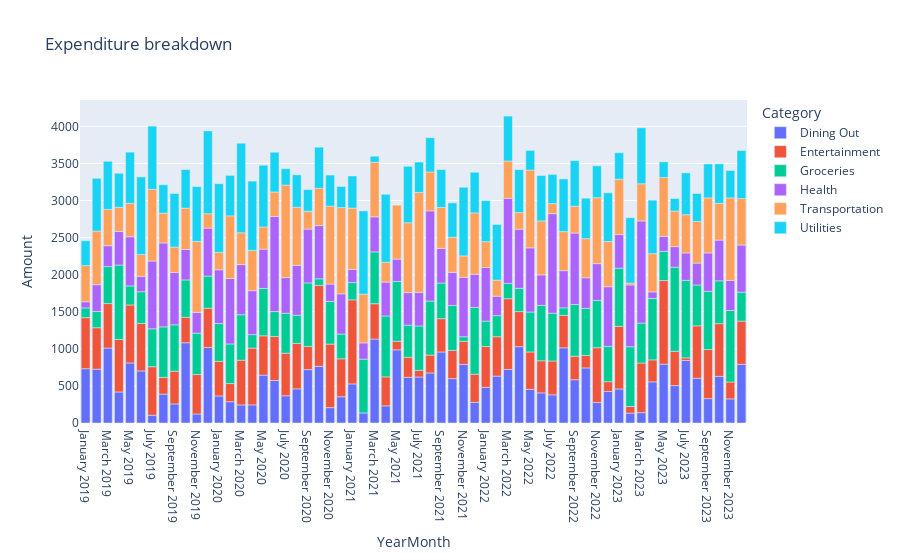

Source (notebook cell):
### Code cell
#### stacked bar charts

fig = px.bar(bar_df, x="YearMonth", y="Amount", color="Category", title="Expenditure breakdown")
fig.show()

### Figure 1 — Plotly figure (JSON) as saved in the notebook; plotly's stock layout.template omitted (floating-point values rounded to 4 significant figures)
{"data": [{"alignmentgroup": "True", "hovertemplate": "Category=Dining Out<br>YearMonth=%{x}<br>Amount=%{y}<extra></extra>", "legendgroup": "Dining Out", "marker": {"color": "#636efa", "pattern": {"shape": ""}}, "name": "Dining Out", "offsetgroup": "Dining Out", "orientation": "v", "showlegend": true, "textposition": "auto", "type": "bar", "x": ["January 2019", "February 2019", "March 2019", "April 2019", "May 2019", "June 2019", "July 2019", "August 2019", "September 2019", "October 2019", "November 2019", "December 2019", "January 2020", "February 2020", "March 2020", "April 2020", "May 2020", "June 2020", "July 2020", "August 2020", "September 2020", "October 2020", "November 2020", "December 2020", "January 2021", "February 2021", "March 2021", "April 2021", "May 2021", "June 2021", "July 2021", "August 2021", "September 2021", "October 2021", "November 2021", "December 2021", "January 2022", "February 2022", "March 2022", "April 2022", "May 2022", "June 2022", "July 2022", "August 2022", "September 2022", "October 2022", "November 2022", "December 2022", "January 2023", "February 2023", "March 2023", "April 2023", "May 2023", "June 2023", "July 2023", "August 2023", "September 2023", "October 2023", "November 2023", "December 2023"], "xaxis": "x", "y": [732.2, 725.7, 1011.0, 418.4, 809.6, 702.2, 105.3, 389.6, 257.1, 1082.0, 121.7, 1019.0, 364.9, 287.4, 243.9, 244.4, 645.8, 573.7, 366.9, 460.7, 720.3, 763.9, 207.6, 354.1, 527.1, 135.5, 1132.0, 231.4, 986.9, 616.0, 620.1, 675.2, 958.0, 598.6, 789.5, 279.3, 480.7, 632.5, 722.2, 1029.0, 454.0, 406.1, 380.3, 1014.0, 583.5, 742.5, 276.1, 425.2, 458.9, 133.5, 139.8, 554.5, 793.1, 504.0, 842.8, 603.4, 329.1, 628.9, 325.1, 791.2], "yaxis": "y"}, {"alignmentgroup": "True", "hovertemplate": "Category=Entertainment<br>YearMonth=%{x}<br>Amount=%{y}<extra></extra>", "legendgroup": "Entertainment", "marker": {"color": "#EF553B", "pattern": {"shape": ""}}, "name": "Entertainment", "offsetgroup": "Entertainment", "orientation": "v", "showlegend": true, "textposition": "auto", "type": "bar", "x": ["January 2019", "February 2019", "March 2019", "April 2019", "May 2019", "June 2019", "July 2019", "August 2019", "September 2019", "October 2019", "November 2019", "December 2019", "January 2020", "February 2020", "March 2020", "April 2020", "May 2020", "June 2020", "July 2020", "August 2020", "September 2020", "October 2020", "November 2020", "December 2020", "January 2021", "March 2021", "April 2021", "May 2021", "June 2021", "July 2021", "August 2021", "September 2021", "October 2021", "November 2021", "December 2021", "January 2022", "February 2022", "March 2022", "April 2022", "May 2022", "June 2022", "July 2022", "August 2022", "September 2022", "October 2022", "November 2022", "December 2022", "January 2023", "February 2023", "March 2023", "April 2023", "May 2023", "June 2023", "July 2023", "August 2023", "September 2023", "October 2023", "November 2023", "December 2023"], "xaxis": "x", "y": [688.5, 559.1, 600.2, 708.1, 782.0, 640.7, 654.0, 225.1, 440.9, 343.7, 531.9, 528.5, 466.8, 244.3, 602.6, 765.5, 529.8, 591.9, 574.6, 612.8, 312.4, 1092.0, 856.6, 511.7, 1133.0, 476.3, 390.5, 114.8, 270.5, 91.17, 240.7, 448.7, 379.6, 311.5, 379.4, 550.3, 530.8, 954.5, 473.4, 503.9, 433.0, 456, 437.4, 317.2, 167.5, 739.2, 132.1, 843.8, 89.01, 669.1, 296.9, 1128.0, 462.4, 35.8, 706.8, 661.7, 710.6, 227.6, 582.8], "yaxis": "y"}, {"alignmentgroup": "True", "hovertemplate": "Category=Groceries<br>YearMonth=%{x}<br>Amount=%{y}<extra></extra>", "legendgroup": "Groceries", "marker": {"color": "#00cc96", "pattern": {"shape": ""}}, "name": "Groceries", "offsetgroup": "Groceries", "orientation": "v", "showlegend": true, "textposition": "auto", "type": "bar", "x": ["January 2019", "February 2019", "March 2019", "April 2019", "May 2019", "June 2019", "July 2019", "August 2019", "September 2019", "October 2019", "November 2019", "December 2019", "January 2020", "February 2020", "March 2020", "April 2020", "May 2020", "June 2020", "July 2020", "August 2020", "September 2020", "October 2020", "November 2020", "December 2020", "January 2021", "February 2021", "March 2021", "April 2021", "May 2021", "June 2021", "July 2021", "August 2021", "September 2021", "October 2021", "November 2021", "December 2021", "January 2022", "February 2022", "March 2022", "April 2022", "May 2022", "June 2022", "July 2022", "August 2022", "September 2022", "October 2022", "November 2022", "December 2022", "January 2023", "February 2023", "March 2023", "April 2023", "May 2023", "June 2023", "July 2023", "August 2023", "September 2023", "October 2023", "November 2023", "December 2023"], "xaxis": "x", "y": [131.2, 220.4, 498.8, 1003.0, 256.9, 427.2, 510.9, 681.8, 626.2, 503.6, 557.7, 433.7, 509.5, 534.4, 613.5, 182.2, 638.7, 337.0, 538.5, 379.9, 856.2, 88.42, 575.9, 333.7, 234.8, 725.6, 698.8, 821.4, 807.7, 433.7, 597.2, 728.5, 480.9, 606.6, 62.31, 899.5, 343.3, 284.9, 205.5, 314.1, 539.0, 747.4, 644.3, 101.4, 696.6, 636.5, 637.9, 476.6, 784.7, 805.9, 539.2, 827.9, 394.5, 1135.0, 1045.0, 551.0, 785.3, 577.8, 964.3, 390.4], "yaxis": "y"}, {"alignmentgroup": "True", "hovertemplate": "Category=Health<br>YearMonth=%{x}<br>Amount=%{y}<extra></extra>", "legendgroup": "Health", "marker": {"color": "#ab63fa", "pattern": {"shape": ""}}, "name": "Health", "offsetgroup": "Health", "orientation": "v", "showlegend": true, "textposition": "auto", "type": "bar", "x": ["January 2019", "February 2019", "March 2019", "April 2019", "May 2019", "June 2019", "July 2019", "August 2019", "September 2019", "October 2019", "November 2019", "December 2019", "January 2020", "February 2020", "March 2020", "April 2020", "May 2020", "June 2020", "July 2020", "August 2020", "September 2020", "October 2020", "November 2020", "December 2020", "January 2021", "February 2021", "March 2021", "April 2021", "May 2021", "June 2021", "July 2021", "August 2021", "September 2021", "October 2021", "November 2021", "December 2021", "January 2022", "February 2022", "March 2022", "April 2022", "May 2022", "June 2022", "July 2022", "August 2022", "September 2022", "October 2022", "November 2022", "December 2022", "January 2023", "February 2023", "March 2023", "April 2023", "May 2023", "June 2023", "July 2023", "August 2023", "September 2023", "October 2023", "November 2023", "December 2023"], "xaxis": "x", "y": [82.77, 359.8, 281.0, 453.4, 663.0, 208.1, 914.1, 1131.0, 706.2, 409.9, 280.2, 646.8, 725.2, 882.0, 675.5, 592.1, 530.2, 1281.0, 481.0, 671.9, 726.1, 717.4, 233.6, 541.7, 175.3, 219.1, 472.6, 456.9, 300.7, 437.9, 452.8, 1216.0, 467.2, 446.5, 801.2, 447.8, 722.8, 261.7, 1147.0, 797.3, 864.8, 410.9, 1342.0, 501.7, 964.3, 412.2, 495.4, 803.9, 453.5, 833.1, 1377.0, 88.19, 200.2, 276.7, 369.0, 295.1, 517.3, 549.2, 405.2, 635.4], "yaxis": "y"}, {"alignmentgroup": "True", "hovertemplate": "Category=Transportation<br>YearMonth=%{x}<br>Amount=%{y}<extra></extra>", "legendgroup": "Transportation", "marker": {"color": "#FFA15A", "pattern": {"shape": ""}}, "name": "Transportation", "offsetgroup": "Transportation", "orientation": "v", "showlegend": true, "textposition": "auto", "type": "bar", "x": ["January 2019", "February 2019", "March 2019", "April 2019", "May 2019", "June 2019", "July 2019", "August 2019", "September 2019", "October 2019", "November 2019", "December 2019", "January 2020", "February 2020", "March 2020", "April 2020", "May 2020", "June 2020", "July 2020", "August 2020", "September 2020", "October 2020", "November 2020", "December 2020", "January 2021", "February 2021", "March 2021", "April 2021", "May 2021", "June 2021", "July 2021", "August 2021", "September 2021", "October 2021", "November 2021", "December 2021", "January 2022", "February 2022", "March 2022", "April 2022", "May 2022", "June 2022", "July 2022", "August 2022", "September 2022", "October 2022", "November 2022", "December 2022", "January 2023", "February 2023", "March 2023", "April 2023", "May 2023", "June 2023", "July 2023", "August 2023", "September 2023", "October 2023", "November 2023", "December 2023"], "xaxis": "x", "y": [487.8, 723.6, 489.6, 325.5, 450.9, 293.2, 967.4, 401.8, 342.1, 557.5, 957.2, 193.2, 233.5, 844.6, 429.2, 542.6, 298.6, 331.2, 1247.0, 783.9, 239.4, 503.6, 1051.0, 1164.0, 827.5, 656.6, 736.0, 267.0, 727.9, 942.0, 1348.0, 525.0, 551.0, 473.4, 288.8, 827.1, 348.2, 216.6, 503.0, 222.5, 1049.0, 727.9, 135.2, 526.5, 361.5, 527.2, 888.7, 609.7, 746.1, 25.42, 501.6, 516.4, 794.7, 479.9, 515.5, 561.4, 742.4, 496.1, 1114.0, 626.7], "yaxis": "y"}, {"alignmentgroup": "True", "hovertemplate": "Category=Utilities<br>YearMonth=%{x}<br>Amount=%{y}<extra></extra>", "legendgroup": "Utilities", "marker": {"color": "#19d3f3", "pattern": {"shape": ""}}, "name": "Utilities", "offsetgroup": "Utilities", "orientation": "v", "showlegend": true, "textposition": "auto", "type": "bar", "x": ["January 2019", "February 2019", "March 2019", "April 2019", "May 2019", "June 2019", "July 2019", "August 2019", "September 2019", "October 2019", "November 2019", "December 2019", "January 2020", "February 2020", "March 2020", "April 2020", "May 2020", "June 2020", "July 2020", "August 2020", "September 2020", "October 2020", "November 2020", "December 2020", "January 2021", "February 2021", "March 2021", "April 2021", "June 2021", "July 2021", "August 2021", "September 2021", "October 2021", "November 2021", "December 2021", "January 2022", "February 2022", "March 2022", "April 2022", "May 2022", "June 2022", "July 2022", "August 2022", "September 2022", "October 2022", "November 2022", "December 2022", "January 2023", "February 2023", "March 2023", "April 2023", "May 2023", "June 2023", "July 2023", "August 2023", "September 2023", "October 2023", "November 2023", "December 2023"], "xaxis": "x", "y": [335.3, 711.0, 649.2, 459.1, 690.2, 1047.0, 851.4, 383.7, 722.8, 521.1, 740.3, 1117.0, 927.5, 546.3, 1209.0, 935.5, 833.6, 536.3, 221.4, 436.9, 293.1, 554.3, 419.2, 285.2, 433.4, 1124.0, 81.49, 916.9, 761.7, 409.9, 461.9, 511.9, 463.9, 926.0, 548.7, 554.0, 750.8, 605.6, 580.0, 265.5, 611.9, 394.3, 710.5, 614.5, 545.6, 430.7, 657, 357.6, 881.3, 754.6, 720.9, 211.3, 169.3, 564.2, 377.3, 457.5, 532.2, 369.5, 648.2], "yaxis": "y"}], "layout": {"barmode": "relative", "legend": {"title": {"text": "Category"}, "tracegroupgap": 0}, "title": {"text": "Expenditure breakdown"}, "xaxis": {"anchor": "y", "domain": [0, 1], "title": {"text": "YearMonth"}}, "yaxis": {"anchor": "x", "domain": [0, 1], "title": {"text": "Amount"}}}}
